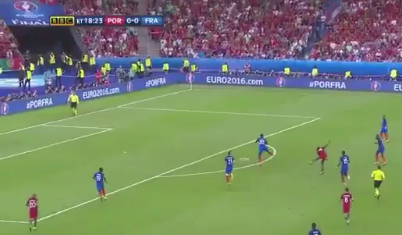
#> input picture rectificacion/gol-eder.png, 402 x 235 px
$ python rectificacion.py
#> lines starting #> are read from the running program, lines starting #| are printed output that depends on the picture; after the words box and inside, x2 and y2 are one past the last pixel; in counts of white or black regions, pixels touching at a corner belong together
#!/usr/bin/env python
import sys
import cv2
import numpy as np

def cargar_puntos(ruta):
#> called with ruta = 'puntos_referencia.txt'
    modo = "eder"
    pts_img, pts_real = [], []
    pt_obj1, pt_obj2 = None, None

    with open(ruta) as f:
#> (reads rectificacion/puntos_referencia.txt from the repository)
        for line in f:
            line = line.strip()
            if not line: continue
            if line.startswith("# MODO"):
                modo = line.split()[2].lower()
                continue
            if line.startswith("#"): continue

            tokens = line.split()
            if tokens[0] == "REF":
                pts_img.append([float(tokens[1]), float(tokens[2])])
                pts_real.append([float(tokens[3]), float(tokens[4])])
            elif tokens[0] == "OBJ1":
                pt_obj1 = np.array([float(tokens[1]), float(tokens[2])], dtype=np.float32)
            elif tokens[0] == "OBJ2":
                pt_obj2 = np.array([float(tokens[1]), float(tokens[2])], dtype=np.float32)

    return modo, np.array(pts_img, dtype=np.float32), np.array(pts_real, dtype=np.float32), pt_obj1, pt_obj2

def main():
    archivo_txt = "puntos_referencia.txt"
    try:
        modo, pts_img, pts_real, pt_obj1, pt_obj2 = cargar_puntos(archivo_txt)
    except FileNotFoundError:
        sys.exit(f"No se encuentra {archivo_txt}.")

    img_path = sys.argv[1] if len(sys.argv) > 1 else ("gol-eder.png" if modo == "eder" else "mi_mesa.png")
    img = cv2.imread(img_path)
#> img is the input picture: shape (235, 402, 3); mean B, G, R 105.7, 134.1, 120.2
    if img is None:
        sys.exit(f"No se pudo leer la imagen {img_path}")

    # Calcular Homografía
    H, _ = cv2.findHomography(pts_img, pts_real)
    out = img.copy()

    if modo == "eder":
        centro_porteria_real = np.array([0.0, 20.16], dtype=np.float32)
        src_eder = np.array([[pt_obj1]], dtype=np.float32)
        eder_real = cv2.perspectiveTransform(src_eder, H)[0, 0]
        distancia = np.linalg.norm(eder_real - centro_porteria_real)

        eder_ruido = cv2.perspectiveTransform(np.array([[[pt_obj1[0]+2, pt_obj1[1]+2]]], dtype=np.float32), H)[0, 0]
        margen_error = abs(distancia - np.linalg.norm(eder_ruido - centro_porteria_real))

        H_inv = np.linalg.inv(H)
        src_porteria = np.array([[[centro_porteria_real[0], centro_porteria_real[1]]]], dtype=np.float32)
        pt_porteria_img = cv2.perspectiveTransform(src_porteria, H_inv)[0, 0]

        p_orig, p_dest = tuple(pt_obj1.astype(int)), tuple(pt_porteria_img.astype(int))
        unidad = "m"
        texto_origen, texto_dest = "Eder", "Porteria"


        escala = 15
        margen_x, margen_y = 10 * escala, 10 * escala
        ancho_lienzo, alto_lienzo = int(40 * escala), int(60 * escala)
        p_dest_vista = (int(margen_x), int((20.16 * escala) + margen_y))

    else:

        src_objs = np.array([[pt_obj1], [pt_obj2]], dtype=np.float32)
        objs_real = cv2.perspectiveTransform(src_objs, H)
        distancia = np.linalg.norm(objs_real[0, 0] - objs_real[1, 0])


        objs_ruido = cv2.perspectiveTransform(np.array([[[pt_obj1[0]+2, pt_obj1[1]+2]], [[pt_obj2[0]-2, pt_obj2[1]-2]]], dtype=np.float32), H)
        margen_error = abs(distancia - np.linalg.norm(objs_ruido[0, 0] - objs_ruido[1, 0]))

        p_orig, p_dest = tuple(pt_obj1.astype(int)), tuple(pt_obj2.astype(int))
        unidad = "cm"
        texto_origen, texto_dest = "Obj A", "Obj B"
        src_eder = src_objs

        escala = 10
        margen_x, margen_y = 5 * escala, 5 * escala
        ancho_lienzo, alto_lienzo = int(40 * escala), int(35 * escala)

    poly = pts_img.astype(int).reshape(-1, 1, 2)
    cv2.polylines(out, [poly], True, (0, 255, 0), 2)
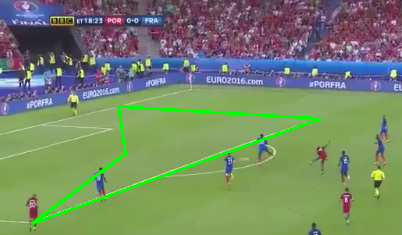
#> out: shape (235, 402, 3); 2.05% of pixels changed, all inside (x1, y1, x2, y2) = (31, 105, 322, 225)
    for i, (x, y) in enumerate(pts_img.astype(int)):
        cv2.circle(out, (x, y), 5, (0, 255, 0), -1)
        cv2.putText(out, f"P{i+1}", (x + 8, y - 8), cv2.FONT_HERSHEY_SIMPLEX, 0.5, (0, 255, 0), 2)
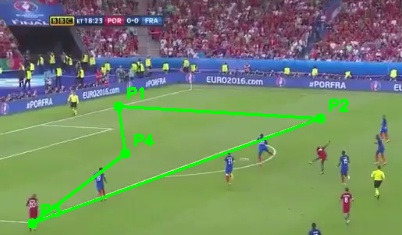
#> out: shape (235, 402, 3); 0.8% of pixels changed, all inside (x1, y1, x2, y2) = (27, 87, 349, 229)

    cv2.line(out, p_orig, p_dest, (0, 255, 255), 2)

    cv2.circle(out, p_orig, 6, (0, 0, 255), -1)
#> out: shape (235, 402, 3); mean B, G, R 101.7, 137.3, 117.8
    cv2.putText(out, texto_origen, (p_orig[0] + 8, p_orig[1] + 8), cv2.FONT_HERSHEY_SIMPLEX, 0.5, (0, 0, 255), 2)

    color_dest = (255, 0, 255) if modo == "eder" else (0, 0, 255)
    cv2.circle(out, p_dest, 6, color_dest, -1)
    cv2.putText(out, texto_dest, (p_dest[0] - 65 if modo == "eder" else p_dest[0] + 8, p_dest[1] - 8), cv2.FONT_HERSHEY_SIMPLEX, 0.5, color_dest, 2)

    texto = f"Distancia: {distancia:.2f} {unidad} (+/- {margen_error:.2f} {unidad})"
    cv2.rectangle(out, (5, 5), (420, 40), (0, 0, 0), -1)
    cv2.putText(out, texto, (15, 30), cv2.FONT_HERSHEY_SIMPLEX, 0.7, (255, 255, 255), 2)
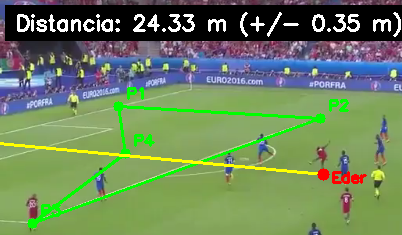
#> out: shape (235, 402, 3); mean B, G, R 92.2, 131.3, 108.4

    cv2.imwrite(f"resultado_{modo}.png", out)
    print(f"\n Distancia exacta: {distancia:.2f} {unidad}")
    cv2.imshow("Resultado final", out)


    pts_real_px = (pts_real * escala) + np.array([margen_x, margen_y], dtype=np.float32)
    H_vista, _ = cv2.findHomography(pts_img, pts_real_px)
#> H_vista = [[3, 14.67, -1497.3], [-1.37, 25.91, -2179], [0.000146, 0.0166, 1]]
    imagen_rectificada = cv2.warpPerspective(img, H_vista, (ancho_lienzo, alto_lienzo))
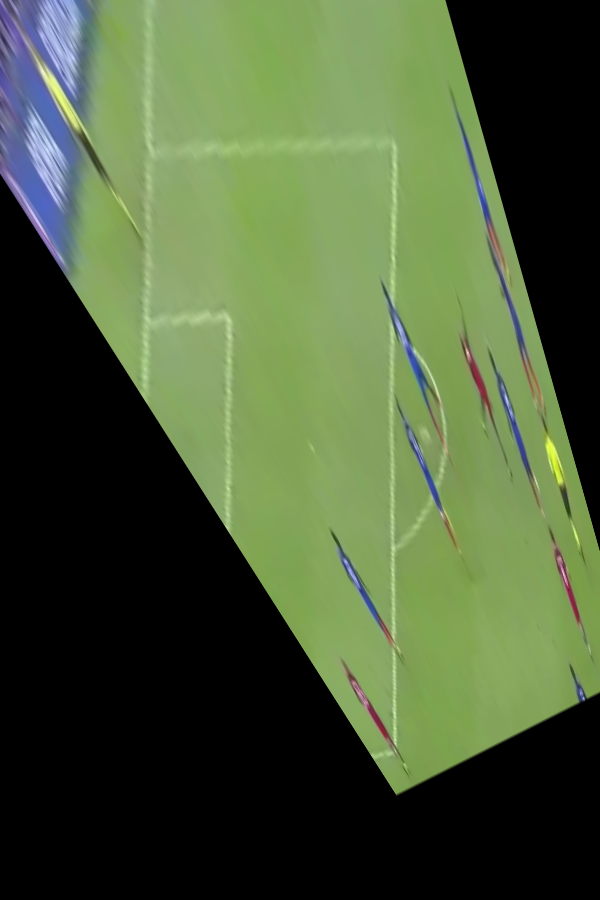
#> imagen_rectificada: shape (900, 600, 3); mean B, G, R 56.1, 90.2, 73.5

    if modo == "eder":
        eder_vista = cv2.perspectiveTransform(src_eder, H_vista)[0, 0]
#> eder_vista = [513.8, 480.7]
        p_orig_vista = (int(eder_vista[0]), int(eder_vista[1]))
#> p_orig_vista = (513, 480)
    else:
        objs_vista = cv2.perspectiveTransform(src_eder, H_vista)
        p_orig_vista = (int(objs_vista[0, 0][0]), int(objs_vista[0, 0][1]))
        p_dest_vista = (int(objs_vista[1, 0][0]), int(objs_vista[1, 0][1]))

    cv2.circle(imagen_rectificada, p_orig_vista, 6, (0, 0, 255), -1)
#> imagen_rectificada: shape (900, 600, 3); 0.02% of pixels changed, all inside (x1, y1, x2, y2) = (507, 474, 520, 487)
    cv2.circle(imagen_rectificada, p_dest_vista, 6, color_dest, -1)
#> imagen_rectificada: shape (900, 600, 3); mean B, G, R 56.1, 90.2, 73.6
    cv2.line(imagen_rectificada, p_orig_vista, p_dest_vista, (0, 255, 255), 2)
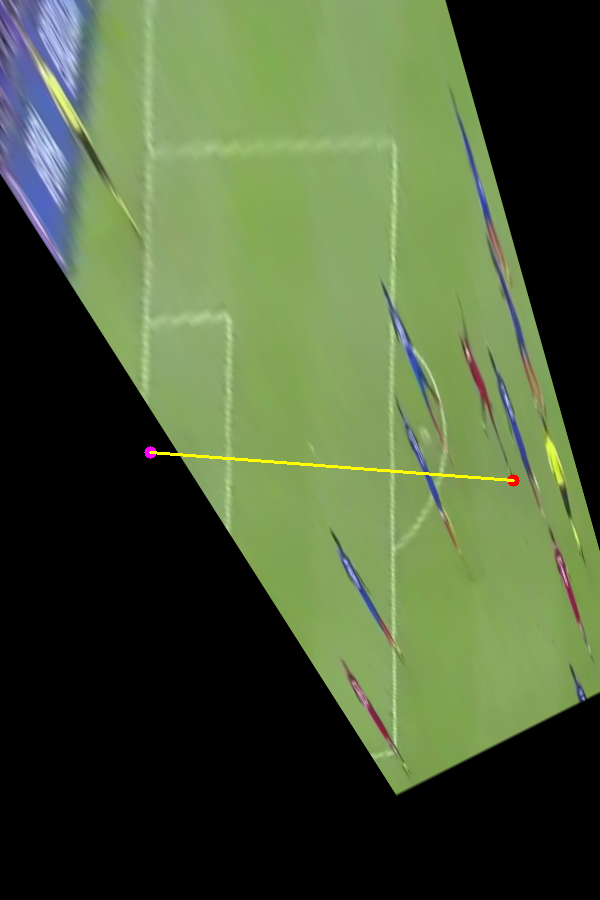
#> imagen_rectificada: shape (900, 600, 3); mean B, G, R 56, 90.4, 73.8

    cv2.imshow("Vista rectificada", imagen_rectificada)
    cv2.imwrite(f"vista_rectificada_{modo}.png", imagen_rectificada)
    print("Imágenes guardadas correctamente.")

    cv2.waitKey(0)
    cv2.destroyAllWindows()

if __name__ == "__main__":
    main()
